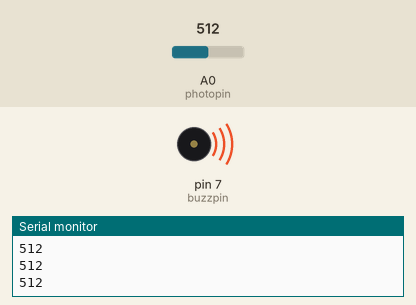
Simulated run of this sketch. Board: Arduino Uno, built with avr-gcc and run on an emulated ATmega328P. On the bench: buzzer (waves = sounding, pin HIGH), the last lines printed to the serial monitor. The inputs (shaded band) are chosen by the test bench; at power-on: A0 (photopin) = 512.

Above: at 1.2 s.
1.3 s: A0 (photopin) set to 68
2.8 s: A0 (photopin) set to 57
At 3.8 s:
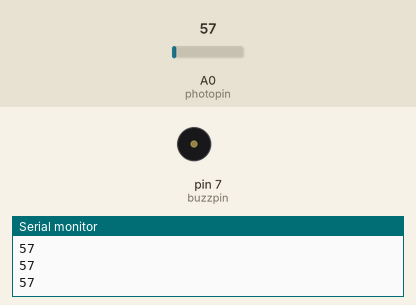
4.3 s: A0 (photopin) set to 122
At 4.9 s:
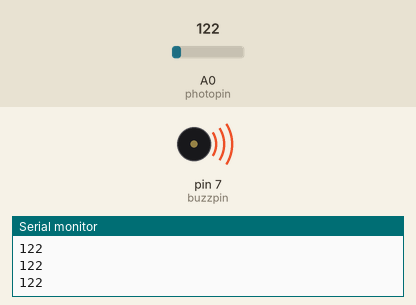
5.8 s: A0 (photopin) set to 0
At 7.2 s:
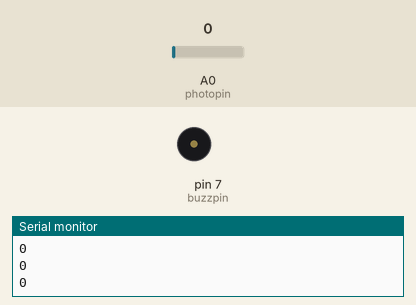
Timing chart, 0 to 8.3 s (numbered marks = the images above; inputs shaded):
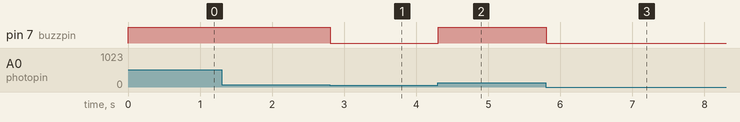

The sketch:

code.ino
```cpp
int buzzpin = 7;
int photopin = A0;
int photoval;
int buzzval;
void setup()
{
  Serial.begin(9600);
  pinMode(buzzpin, OUTPUT);
  pinMode(photopin , INPUT);
}

void loop()
{
  photoval = analogRead(photopin);
  Serial.println(photoval);
  buzzval = (9940./920.)*(photoval-54)+60;
  analogWrite(buzzpin,buzzval);
}
```

Measured:
- the behaviour switches between 61 and 60 on A0 (photopin) (found by bisection; images 0 and 1)
- after the input at 2.8 s, pin 7 (buzzpin): HIGH → LOW at once
- after the input at 4.3 s, pin 7 (buzzpin): LOW → HIGH at once
- after the input at 5.8 s, pin 7 (buzzpin): HIGH → LOW at once
